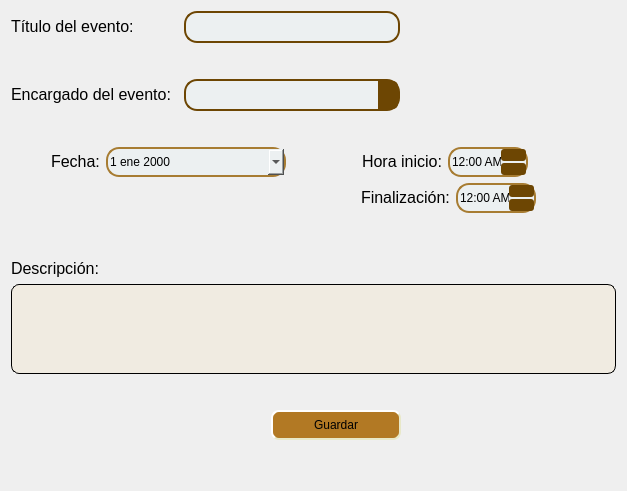
                <widget class="QWidget" name="paginaCrearEvento">
                 <property name="styleSheet">
                  <string notr="true">QFrame{
background-color: rgba(243, 226, 188,70);
}
 QPushButton {
			background-color: rgb(178, 121, 36);;/* Color de fondo */
            border-style: outset; /* Estilo del borde (puede ser outset, inset, solid, dashed, dotted, none) */
            border-width: 2px; /* Ancho del borde */
            border-color: rgb(232, 232, 200); /* Color del borde */
            border-radius: 8px; /* Radio de borde */
            padding: 6px; /* Espaciado interno */
            color: black; /* Color del texto */
        }

        QPushButton:hover {
            background-color: rgba(178, 121, 36,150); /* Cambio de color de fondo al pasar el mouse */
        }

        QPushButton:pressed {
            background-color:color: rgba(178, 121, 36,70);/* Cambio de color de fondo al presionar el botón */
	
        }
QDateEdit{
background-color: rgb(236, 240, 241);
}
</string>
                 </property>
                 <layout class="QVBoxLayout" name="verticalLayout_8">
                  <item>
                   <layout class="QGridLayout" name="gridLayout_8">
                    <property name="horizontalSpacing">
                     <number>13</number>
                    </property>
                    <item row="2" column="1">
                     <spacer name="verticalSpacer_13">
                      <property name="orientation">
                       <enum>Qt::Vertical</enum>
                      </property>
                      <property name="sizeType">
                       <enum>QSizePolicy::Fixed</enum>
                      </property>
                      <property name="sizeHint" stdset="0">
                       <size>
                        <width>20</width>
                        <height>30</height>
                       </size>
                      </property>
                     </spacer>
                    </item>
                    <item row="1" column="0">
                     <widget class="QLabel" name="label_3">
                      <property name="styleSheet">
                       <string notr="true">background-color:transparent;</string>
                      </property>
                      <property name="text">
                       <string>&lt;html&gt;&lt;head/&gt;&lt;body&gt;&lt;p&gt;&lt;span style=&quot; font-size:12pt;&quot;&gt;Título del evento:&lt;/span&gt;&lt;/p&gt;&lt;/body&gt;&lt;/html&gt;</string>
                      </property>
                     </widget>
                    </item>
                    <item row="3" column="1">
                     <widget class="QComboBox" name="combo_coordinadores">
                      <property name="minimumSize">
                       <size>
                        <width>0</width>
                        <height>30</height>
                       </size>
                      </property>
                      <property name="sizeIncrement">
                       <size>
                        <width>0</width>
                        <height>0</height>
                       </size>
                      </property>
                      <property name="styleSheet">
                       <string notr="true">/* Estilo para QComboBox */
QComboBox {
    border: 2px solid rgb(109, 70, 3); /* Borde */
    border-radius: 13px; /* Radio de borde */
    padding: 5px; /* Espaciado interno */
    font-size: 14px; /* Tamaño de fuente */
    font-family: Arial, sans-serif; /* Fuente */
    color: #2c3e50; /* Color del texto */
    background-color: #ecf0f1; /* Color de fondo */
}

/* Estilo para QComboBox cuando se despliega */
QComboBox::drop-down {
    subcontrol-origin: padding;
    subcontrol-position: right;
    width: 20px; /* Ancho del botón desplegable */
    border-left-width: 0px; /* Sin borde a la izquierda del botón */
    border-top-right-radius: 5px; /* Radio de borde superior derecho */
    border-bottom-right-radius: 5px; /* Radio de borde inferior derecho */
    background-color: rgb(109, 70, 3); /* Color de fondo del botón desplegable */
}</string>
                      </property>
                     </widget>
                    </item>
                    <item row="7" column="1">
                     <spacer name="verticalSpacer_14">
                      <property name="orientation">
                       <enum>Qt::Vertical</enum>
                      </property>
                      <property name="sizeType">
                       <enum>QSizePolicy::Fixed</enum>
                      </property>
                      <property name="sizeHint" stdset="0">
                       <size>
                        <width>30</width>
                        <height>30</height>
                       </size>
                      </property>
                     </spacer>
                    </item>
                    <item row="1" column="3">
                     <spacer name="horizontalSpacer_13">
                      <property name="orientation">
                       <enum>Qt::Horizontal</enum>
                      </property>
                      <property name="sizeHint" stdset="0">
                       <size>
                        <width>40</width>
                        <height>20</height>
                       </size>
                      </property>
                     </spacer>
                    </item>
                    <item row="1" column="1">
                     <widget class="QLineEdit" name="tituloEvento">
                      <property name="minimumSize">
                       <size>
                        <width>0</width>
                        <height>30</height>
                       </size>
                      </property>
                      <property name="styleSheet">
                       <string notr="true">QLineEdit{
border: 2px solid rgb(109, 70, 3); /* Borde */
    border-radius: 13px; /* Radio de borde */
    padding: 5px; /* Espaciado interno */
    font-size: 14px; /* Tamaño de fuente */
    font-family: Arial, sans-serif; /* Fuente */
    color: #2c3e50; /* Color del texto */
    background-color: #ecf0f1; /* Color de fondo */
}</string>
                      </property>
                     </widget>
                    </item>
                    <item row="3" column="0">
                     <widget class="QLabel" name="label_6">
                      <property name="styleSheet">
                       <string notr="true">background-color:transparent;</string>
                      </property>
                      <property name="text">
                       <string>&lt;html&gt;&lt;head/&gt;&lt;body&gt;&lt;p&gt;&lt;span style=&quot; font-size:12pt;&quot;&gt;Encargado del evento:&lt;/span&gt;&lt;/p&gt;&lt;/body&gt;&lt;/html&gt;</string>
                      </property>
                     </widget>
                    </item>
                   </layout>
                  </item>
                  <item>
                   <layout class="QHBoxLayout" name="horizontalLayout_13">
                    <item>
                     <spacer name="horizontalSpacer_18">
                      <property name="orientation">
                       <enum>Qt::Horizontal</enum>
                      </property>
                      <property name="sizeType">
                       <enum>QSizePolicy::Fixed</enum>
                      </property>
                      <property name="sizeHint" stdset="0">
                       <size>
                        <width>40</width>
                        <height>20</height>
                       </size>
                      </property>
                     </spacer>
                    </item>
                    <item>
                     <widget class="QLabel" name="label_15">
                      <property name="styleSheet">
                       <string notr="true">background-color:transparent;</string>
                      </property>
                      <property name="text">
                       <string>&lt;!DOCTYPE HTML PUBLIC &quot;-//W3C//DTD HTML 4.0//EN&quot; &quot;http://www.w3.org/TR/REC-html40/strict.dtd&quot;&gt;
&lt;html&gt;&lt;head&gt;&lt;meta name=&quot;qrichtext&quot; content=&quot;1&quot; /&gt;&lt;meta charset=&quot;utf-8&quot; /&gt;&lt;style type=&quot;text/css&quot;&gt;
p, li { white-space: pre-wrap; }
hr { height: 1px; border-width: 0; }
li.unchecked::marker { content: &quot;\2610&quot;; }
li.checked::marker { content: &quot;\2612&quot;; }
&lt;/style&gt;&lt;/head&gt;&lt;body style=&quot; font-family:'Segoe UI'; font-size:9pt; font-weight:400; font-style:normal;&quot;&gt;
&lt;p align=&quot;justify&quot; style=&quot; margin-top:0px; margin-bottom:0px; margin-left:0px; margin-right:0px; -qt-block-indent:0; text-indent:0px;&quot;&gt;&lt;span style=&quot; font-size:12pt;&quot;&gt;Fecha:&lt;/span&gt;&lt;/p&gt;&lt;/body&gt;&lt;/html&gt;</string>
                      </property>
                     </widget>
                    </item>
                    <item>
                     <widget class="QDateEdit" name="fechaEvento">
                      <property name="minimumSize">
                       <size>
                        <width>180</width>
                        <height>30</height>
                       </size>
                      </property>
                      <property name="maximumSize">
                       <size>
                        <width>250</width>
                        <height>16777215</height>
                       </size>
                      </property>
                      <property name="styleSheet">
                       <string notr="true">QDateEdit{
	
background-color: rgb(236, 240, 241);
border:2px solid #a77c32;
border-radius:13px;
width:13px;
}

QDateEdit::button {
	image: url(:/iconos/calendario.jpg);  /* Cambia esto a la ruta de tu imagen */
    width: 25px; /* Ajusta el ancho según sea necesario */
    height: 25px; /* Ajusta la altura según sea necesario */
}
/* Estilos para el QCalendarWidget (calendario emergente) */
QCalendarWidget {
    background-color: green;
    border: 1px solid #a77c32;
    border-radius: 5px;
}

/* Estilos para las celdas del calendario */
QCalendarWidget QAbstractItemView {
   background-color: #ecf0f1; ;
}
/* Estilos para los días de la semana */
QCalendarWidget QWidget { /* días de la semana */
    background-	color: rgb(178, 121, 36);
   /* color: red;*/
}
/* Estilos para los días de la semana */

QCalendarPopu{
	background-color: rgb(218, 218, 218);
    border:2px solid #59cc1b;
	color: rgb(89, 204, 27);
}</string>
                      </property>
                      <property name="locale">
                       <locale language="Spanish" country="Spain"/>
                      </property>
                      <property name="calendarPopup">
                       <bool>true</bool>
                      </property>
                     </widget>
                    </item>
                    <item>
                     <spacer name="horizontalSpacer_16">
                      <property name="orientation">
                       <enum>Qt::Horizontal</enum>
                      </property>
                      <property name="sizeType">
                       <enum>QSizePolicy::Fixed</enum>
                      </property>
                      <property name="sizeHint" stdset="0">
                       <size>
                        <width>70</width>
                        <height>20</height>
                       </size>
                      </property>
                     </spacer>
                    </item>
                    <item>
                     <widget class="QLabel" name="label_16">
                      <property name="styleSheet">
                       <string notr="true">background-color:transparent;</string>
                      </property>
                      <property name="text">
                       <string>&lt;html&gt;&lt;head/&gt;&lt;body&gt;&lt;p&gt;&lt;span style=&quot; font-size:12pt;&quot;&gt;Hora inicio:&lt;/span&gt;&lt;/p&gt;&lt;/body&gt;&lt;/html&gt;</string>
                      </property>
                     </widget>
                    </item>
                    <item>
                     <widget class="QTimeEdit" name="inicioEvento">
                      <property name="minimumSize">
                       <size>
                        <width>80</width>
                        <height>30</height>
                       </size>
                      </property>
                      <property name="maximumSize">
                       <size>
                        <width>200</width>
                        <height>16777215</height>
                       </size>
                      </property>
                      <property name="styleSheet">
                       <string notr="true">QTimeEdit{
background-color: rgb(236, 240, 241);
border:2px solid #a77c32;
border-radius:13px;
width:13px;
}
QTimeEdit::down-button {
	border-radius:3px;/* Cambia esto a la ruta de tu imagen */
	background-color: rgb(109, 70, 3);
    width: 25px; /* Ajusta el ancho según sea necesario */
    height: 12px; /* Ajusta la altura según sea necesario */
}
QTimeEdit::up-button {
	border-radius:3px;/* Cambia esto a la ruta de tu imagen */
	background-color: rgb(109, 70, 3);
    width: 25px; /* Ajusta el ancho según sea necesario */
    height: 12px; /* Ajusta la altura según sea necesario */
}</string>
                      </property>
                      <property name="displayFormat">
                       <string>hh:mm AP</string>
                      </property>
                     </widget>
                    </item>
                    <item>
                     <spacer name="horizontalSpacer_17">
                      <property name="orientation">
                       <enum>Qt::Horizontal</enum>
                      </property>
                      <property name="sizeType">
                       <enum>QSizePolicy::MinimumExpanding</enum>
                      </property>
                      <property name="sizeHint" stdset="0">
                       <size>
                        <width>80</width>
                        <height>20</height>
                       </size>
                      </property>
                     </spacer>
                    </item>
                   </layout>
                  </item>
                  <item>
                   <layout class="QHBoxLayout" name="horizontalLayout_16">
                    <item>
                     <spacer name="horizontalSpacer_19">
                      <property name="orientation">
                       <enum>Qt::Horizontal</enum>
                      </property>
                      <property name="sizeType">
                       <enum>QSizePolicy::Fixed</enum>
                      </property>
                      <property name="sizeHint" stdset="0">
                       <size>
                        <width>350</width>
                        <height>20</height>
                       </size>
                      </property>
                     </spacer>
                    </item>
                    <item>
                     <widget class="QLabel" name="label_26">
                      <property name="styleSheet">
                       <string notr="true">background-color:transparent;</string>
                      </property>
                      <property name="text">
                       <string>&lt;html&gt;&lt;head/&gt;&lt;body&gt;&lt;p&gt;&lt;span style=&quot; font-size:12pt;&quot;&gt;Finalización:&lt;/span&gt;&lt;/p&gt;&lt;/body&gt;&lt;/html&gt;</string>
                      </property>
                     </widget>
                    </item>
                    <item>
                     <widget class="QTimeEdit" name="finEvento">
                      <property name="minimumSize">
                       <size>
                        <width>80</width>
                        <height>30</height>
                       </size>
                      </property>
                      <property name="maximumSize">
                       <size>
                        <width>200</width>
                        <height>16777215</height>
                       </size>
                      </property>
                      <property name="styleSheet">
                       <string notr="true">QTimeEdit{
background-color: rgb(236, 240, 241);
border:2px solid #a77c32;
border-radius:13px;
width:13px;
}
QTimeEdit::down-button {
	border-radius:3px;/* Cambia esto a la ruta de tu imagen */
	background-color: rgb(109, 70, 3);
    width: 25px; /* Ajusta el ancho según sea necesario */
    height: 12px; /* Ajusta la altura según sea necesario */
}
QTimeEdit::up-button {
	border-radius:3px;/* Cambia esto a la ruta de tu imagen */
	background-color: rgb(109, 70, 3);
    width: 25px; /* Ajusta el ancho según sea necesario */
    height: 12px; /* Ajusta la altura según sea necesario */
}</string>
                      </property>
                      <property name="displayFormat">
                       <string>hh:mm AP</string>
                      </property>
                     </widget>
                    </item>
                    <item>
                     <spacer name="horizontalSpacer_20">
                      <property name="orientation">
                       <enum>Qt::Horizontal</enum>
                      </property>
                      <property name="sizeType">
                       <enum>QSizePolicy::MinimumExpanding</enum>
                      </property>
                      <property name="sizeHint" stdset="0">
                       <size>
                        <width>80</width>
                        <height>20</height>
                       </size>
                      </property>
                     </spacer>
                    </item>
                   </layout>
                  </item>
                  <item>
                   <spacer name="verticalSpacer_12">
                    <property name="orientation">
                     <enum>Qt::Vertical</enum>
                    </property>
                    <property name="sizeHint" stdset="0">
                     <size>
                      <width>20</width>
                      <height>40</height>
                     </size>
                    </property>
                   </spacer>
                  </item>
                  <item>
                   <widget class="QLabel" name="label_5">
                    <property name="styleSheet">
                     <string notr="true">background-color:transparent;</string>
                    </property>
                    <property name="text">
                     <string>&lt;html&gt;&lt;head/&gt;&lt;body&gt;&lt;p&gt;&lt;span style=&quot; font-size:12pt;&quot;&gt;Descripción:&lt;/span&gt;&lt;/p&gt;&lt;/body&gt;&lt;/html&gt;</string>
                    </property>
                   </widget>
                  </item>
                  <item>
                   <widget class="QPlainTextEdit" name="descripcionEvento">
                    <property name="minimumSize">
                     <size>
                      <width>0</width>
                      <height>90</height>
                     </size>
                    </property>
                    <property name="maximumSize">
                     <size>
                      <width>660</width>
                      <height>90</height>
                     </size>
                    </property>
                    <property name="styleSheet">
                     <string notr="true">QPlainTextEdit {
            border-style: outset; /* Estilo del borde (puede ser outset, inset, solid, dashed, dotted, none) */
            border-width: 1px; /* Ancho del borde */
            border-color: rgb(0,0,0); /* Color del borde */
            border-radius: 8px; /* Radio de borde */
            padding: 6px; /* Espaciado interno */
            color: black; /* Color del texto */
        }</string>
                    </property>
                    <property name="locale">
                     <locale language="Spanish" country="Spain"/>
                    </property>
                   </widget>
                  </item>
                  <item>
                   <spacer name="verticalSpacer_15">
                    <property name="orientation">
                     <enum>Qt::Vertical</enum>
                    </property>
                    <property name="sizeType">
                     <enum>QSizePolicy::Fixed</enum>
                    </property>
                    <property name="sizeHint" stdset="0">
                     <size>
                      <width>20</width>
                      <height>30</height>
                     </size>
                    </property>
                   </spacer>
                  </item>
                  <item>
                   <layout class="QHBoxLayout" name="horizontalLayout_14">
                    <item>
                     <spacer name="horizontalSpacer_14">
                      <property name="orientation">
                       <enum>Qt::Horizontal</enum>
                      </property>
                      <property name="sizeType">
                       <enum>QSizePolicy::Fixed</enum>
                      </property>
                      <property name="sizeHint" stdset="0">
                       <size>
                        <width>260</width>
                        <height>20</height>
                       </size>
                      </property>
                     </spacer>
                    </item>
                    <item>
                     <widget class="QPushButton" name="Boton_guardarEvento">
                      <property name="minimumSize">
                       <size>
                        <width>130</width>
                        <height>30</height>
                       </size>
                      </property>
                      <property name="maximumSize">
                       <size>
                        <width>180</width>
                        <height>40</height>
                       </size>
                      </property>
                      <property name="sizeIncrement">
                       <size>
                        <width>0</width>
                        <height>0</height>
                       </size>
                      </property>
                      <property name="styleSheet">
                       <string notr="true"/>
                      </property>
                      <property name="text">
                       <string>Guardar</string>
                      </property>
                     </widget>
                    </item>
                    <item>
                     <spacer name="horizontalSpacer_15">
                      <property name="orientation">
                       <enum>Qt::Horizontal</enum>
                      </property>
                      <property name="sizeType">
                       <enum>QSizePolicy::MinimumExpanding</enum>
                      </property>
                      <property name="sizeHint" stdset="0">
                       <size>
                        <width>40</width>
                        <height>20</height>
                       </size>
                      </property>
                     </spacer>
                    </item>
                   </layout>
                  </item>
                  <item>
                   <spacer name="verticalSpacer_3">
                    <property name="orientation">
                     <enum>Qt::Vertical</enum>
                    </property>
                    <property name="sizeHint" stdset="0">
                     <size>
                      <width>20</width>
                      <height>40</height>
                     </size>
                    </property>
                   </spacer>
                  </item>
                 </layout>
                </widget>
